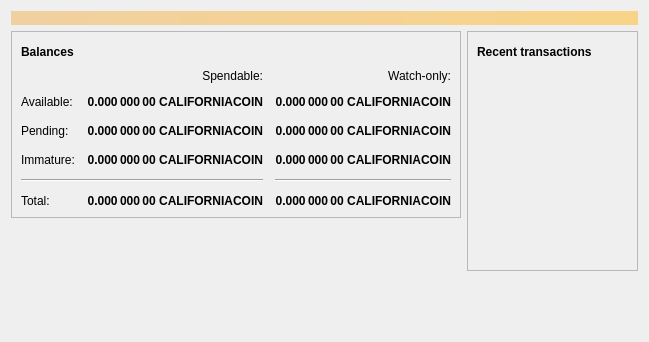
<?xml version="1.0" encoding="UTF-8"?>
<ui version="4.0">
 <class>OverviewPage</class>
 <widget class="QWidget" name="OverviewPage">
  <property name="geometry">
   <rect>
    <x>0</x>
    <y>0</y>
    <width>596</width>
    <height>342</height>
   </rect>
  </property>
  <property name="windowTitle">
   <string>Form</string>
  </property>
  <layout class="QVBoxLayout" name="topLayout">
   <item>
    <widget class="QLabel" name="labelAlerts">
     <property name="visible">
      <bool>false</bool>
     </property>
     <property name="styleSheet">
      <string notr="true">QLabel { background-color: qlineargradient(x1: 0, y1: 0, x2: 1, y2: 0, stop:0 #F0D0A0, stop:1 #F8D488); color:#000000; }</string>
     </property>
     <property name="wordWrap">
      <bool>true</bool>
     </property>
     <property name="margin">
      <number>3</number>
     </property>
     <property name="textInteractionFlags">
      <set>Qt::TextSelectableByMouse</set>
     </property>
    </widget>
   </item>
   <item>
    <layout class="QHBoxLayout" name="horizontalLayout" stretch="1,1">
     <item>
      <layout class="QVBoxLayout" name="verticalLayout_2">
       <item>
        <widget class="QFrame" name="frame">
         <property name="frameShape">
          <enum>QFrame::StyledPanel</enum>
         </property>
         <property name="frameShadow">
          <enum>QFrame::Raised</enum>
         </property>
         <layout class="QVBoxLayout" name="verticalLayout_4">
          <item>
           <layout class="QHBoxLayout" name="horizontalLayout_4">
            <item>
             <widget class="QLabel" name="label_5">
              <property name="font">
               <font>
                <weight>75</weight>
                <bold>true</bold>
               </font>
              </property>
              <property name="text">
               <string>Balances</string>
              </property>
             </widget>
            </item>
            <item>
             <widget class="QPushButton" name="labelWalletStatus">
              <property name="enabled">
               <bool>true</bool>
              </property>
              <property name="maximumSize">
               <size>
                <width>30</width>
                <height>16777215</height>
               </size>
              </property>
              <property name="toolTip">
               <string>The displayed information may be out of date. Your wallet automatically synchronizes with the Californiacoin network after a connection is established, but this process has not completed yet.</string>
              </property>
              <property name="text">
               <string/>
              </property>
              <property name="icon">
               <iconset resource="../californiacoin.qrc">
                <normaloff>:/icons/warning</normaloff>
                <disabledoff>:/icons/warning</disabledoff>:/icons/warning</iconset>
              </property>
              <property name="iconSize">
               <size>
                <width>24</width>
                <height>24</height>
               </size>
              </property>
              <property name="flat">
               <bool>true</bool>
              </property>
             </widget>
            </item>
            <item>
             <spacer name="horizontalSpacer_3">
              <property name="orientation">
               <enum>Qt::Horizontal</enum>
              </property>
              <property name="sizeHint" stdset="0">
               <size>
                <width>40</width>
                <height>20</height>
               </size>
              </property>
             </spacer>
            </item>
           </layout>
          </item>
          <item>
           <layout class="QGridLayout" name="gridLayout">
            <property name="spacing">
             <number>12</number>
            </property>
            <item row="2" column="2">
             <widget class="QLabel" name="labelWatchPending">
              <property name="font">
               <font>
                <weight>75</weight>
                <bold>true</bold>
               </font>
              </property>
              <property name="cursor">
               <cursorShape>IBeamCursor</cursorShape>
              </property>
              <property name="toolTip">
               <string>Unconfirmed transactions to watch-only addresses</string>
              </property>
              <property name="text">
               <string notr="true">0.000 000 00 CALIFORNIACOIN</string>
              </property>
              <property name="alignment">
               <set>Qt::AlignRight|Qt::AlignTrailing|Qt::AlignVCenter</set>
              </property>
              <property name="textInteractionFlags">
               <set>Qt::LinksAccessibleByMouse|Qt::TextSelectableByKeyboard|Qt::TextSelectableByMouse</set>
              </property>
             </widget>
            </item>
            <item row="2" column="1">
             <widget class="QLabel" name="labelUnconfirmed">
              <property name="font">
               <font>
                <weight>75</weight>
                <bold>true</bold>
               </font>
              </property>
              <property name="cursor">
               <cursorShape>IBeamCursor</cursorShape>
              </property>
              <property name="toolTip">
               <string>Total of transactions that have yet to be confirmed, and do not yet count toward the spendable balance</string>
              </property>
              <property name="text">
               <string notr="true">0.000 000 00 CALIFORNIACOIN</string>
              </property>
              <property name="alignment">
               <set>Qt::AlignRight|Qt::AlignTrailing|Qt::AlignVCenter</set>
              </property>
              <property name="textInteractionFlags">
               <set>Qt::LinksAccessibleByMouse|Qt::TextSelectableByKeyboard|Qt::TextSelectableByMouse</set>
              </property>
             </widget>
            </item>
            <item row="3" column="2">
             <widget class="QLabel" name="labelWatchImmature">
              <property name="font">
               <font>
                <weight>75</weight>
                <bold>true</bold>
               </font>
              </property>
              <property name="cursor">
               <cursorShape>IBeamCursor</cursorShape>
              </property>
              <property name="toolTip">
               <string>Mined balance in watch-only addresses that has not yet matured</string>
              </property>
              <property name="text">
               <string notr="true">0.000 000 00 CALIFORNIACOIN</string>
              </property>
              <property name="alignment">
               <set>Qt::AlignRight|Qt::AlignTrailing|Qt::AlignVCenter</set>
              </property>
              <property name="textInteractionFlags">
               <set>Qt::LinksAccessibleByMouse|Qt::TextSelectableByKeyboard|Qt::TextSelectableByMouse</set>
              </property>
             </widget>
            </item>
            <item row="4" column="0" colspan="2">
             <widget class="Line" name="line">
              <property name="orientation">
               <enum>Qt::Horizontal</enum>
              </property>
             </widget>
            </item>
            <item row="4" column="2">
             <widget class="Line" name="lineWatchBalance">
              <property name="sizePolicy">
               <sizepolicy hsizetype="Preferred" vsizetype="Fixed">
                <horstretch>0</horstretch>
                <verstretch>0</verstretch>
               </sizepolicy>
              </property>
              <property name="minimumSize">
               <size>
                <width>140</width>
                <height>0</height>
               </size>
              </property>
              <property name="orientation">
               <enum>Qt::Horizontal</enum>
              </property>
             </widget>
            </item>
            <item row="5" column="0">
             <widget class="QLabel" name="labelTotalText">
              <property name="text">
               <string>Total:</string>
              </property>
             </widget>
            </item>
            <item row="3" column="1">
             <widget class="QLabel" name="labelImmature">
              <property name="font">
               <font>
                <weight>75</weight>
                <bold>true</bold>
               </font>
              </property>
              <property name="cursor">
               <cursorShape>IBeamCursor</cursorShape>
              </property>
              <property name="toolTip">
               <string>Mined balance that has not yet matured</string>
              </property>
              <property name="text">
               <string notr="true">0.000 000 00 CALIFORNIACOIN</string>
              </property>
              <property name="alignment">
               <set>Qt::AlignRight|Qt::AlignTrailing|Qt::AlignVCenter</set>
              </property>
              <property name="textInteractionFlags">
               <set>Qt::LinksAccessibleByMouse|Qt::TextSelectableByKeyboard|Qt::TextSelectableByMouse</set>
              </property>
             </widget>
            </item>
            <item row="2" column="3">
             <spacer name="horizontalSpacer_2">
              <property name="orientation">
               <enum>Qt::Horizontal</enum>
              </property>
              <property name="sizeHint" stdset="0">
               <size>
                <width>40</width>
                <height>20</height>
               </size>
              </property>
             </spacer>
            </item>
            <item row="3" column="0">
             <widget class="QLabel" name="labelImmatureText">
              <property name="text">
               <string>Immature:</string>
              </property>
             </widget>
            </item>
            <item row="5" column="1">
             <widget class="QLabel" name="labelTotal">
              <property name="font">
               <font>
                <weight>75</weight>
                <bold>true</bold>
               </font>
              </property>
              <property name="cursor">
               <cursorShape>IBeamCursor</cursorShape>
              </property>
              <property name="toolTip">
               <string>Your current total balance</string>
              </property>
              <property name="text">
               <string notr="true">0.000 000 00 CALIFORNIACOIN</string>
              </property>
              <property name="alignment">
               <set>Qt::AlignRight|Qt::AlignTrailing|Qt::AlignVCenter</set>
              </property>
              <property name="textInteractionFlags">
               <set>Qt::LinksAccessibleByMouse|Qt::TextSelectableByKeyboard|Qt::TextSelectableByMouse</set>
              </property>
             </widget>
            </item>
            <item row="5" column="2">
             <widget class="QLabel" name="labelWatchTotal">
              <property name="font">
               <font>
                <weight>75</weight>
                <bold>true</bold>
               </font>
              </property>
              <property name="cursor">
               <cursorShape>IBeamCursor</cursorShape>
              </property>
              <property name="toolTip">
               <string>Current total balance in watch-only addresses</string>
              </property>
              <property name="text">
               <string notr="true">0.000 000 00 CALIFORNIACOIN</string>
              </property>
              <property name="alignment">
               <set>Qt::AlignRight|Qt::AlignTrailing|Qt::AlignVCenter</set>
              </property>
              <property name="textInteractionFlags">
               <set>Qt::LinksAccessibleByMouse|Qt::TextSelectableByKeyboard|Qt::TextSelectableByMouse</set>
              </property>
             </widget>
            </item>
            <item row="0" column="2">
             <widget class="QLabel" name="labelWatchonly">
              <property name="text">
               <string>Watch-only:</string>
              </property>
              <property name="alignment">
               <set>Qt::AlignRight|Qt::AlignTrailing|Qt::AlignVCenter</set>
              </property>
             </widget>
            </item>
            <item row="1" column="0">
             <widget class="QLabel" name="labelBalanceText">
              <property name="text">
               <string>Available:</string>
              </property>
             </widget>
            </item>
            <item row="1" column="1">
             <widget class="QLabel" name="labelBalance">
              <property name="font">
               <font>
                <weight>75</weight>
                <bold>true</bold>
               </font>
              </property>
              <property name="cursor">
               <cursorShape>IBeamCursor</cursorShape>
              </property>
              <property name="toolTip">
               <string>Your current spendable balance</string>
              </property>
              <property name="text">
               <string notr="true">0.000 000 00 CALIFORNIACOIN</string>
              </property>
              <property name="alignment">
               <set>Qt::AlignRight|Qt::AlignTrailing|Qt::AlignVCenter</set>
              </property>
              <property name="textInteractionFlags">
               <set>Qt::LinksAccessibleByMouse|Qt::TextSelectableByKeyboard|Qt::TextSelectableByMouse</set>
              </property>
             </widget>
            </item>
            <item row="1" column="2">
             <widget class="QLabel" name="labelWatchAvailable">
              <property name="font">
               <font>
                <weight>75</weight>
                <bold>true</bold>
               </font>
              </property>
              <property name="cursor">
               <cursorShape>IBeamCursor</cursorShape>
              </property>
              <property name="toolTip">
               <string>Your current balance in watch-only addresses</string>
              </property>
              <property name="text">
               <string notr="true">0.000 000 00 CALIFORNIACOIN</string>
              </property>
              <property name="alignment">
               <set>Qt::AlignRight|Qt::AlignTrailing|Qt::AlignVCenter</set>
              </property>
              <property name="textInteractionFlags">
               <set>Qt::LinksAccessibleByMouse|Qt::TextSelectableByKeyboard|Qt::TextSelectableByMouse</set>
              </property>
             </widget>
            </item>
            <item row="2" column="0">
             <widget class="QLabel" name="labelPendingText">
              <property name="text">
               <string>Pending:</string>
              </property>
             </widget>
            </item>
            <item row="0" column="1">
             <widget class="QLabel" name="labelSpendable">
              <property name="text">
               <string>Spendable:</string>
              </property>
              <property name="alignment">
               <set>Qt::AlignRight|Qt::AlignTrailing|Qt::AlignVCenter</set>
              </property>
             </widget>
            </item>
           </layout>
          </item>
         </layout>
        </widget>
       </item>
       <item>
        <spacer name="verticalSpacer">
         <property name="orientation">
          <enum>Qt::Vertical</enum>
         </property>
         <property name="sizeHint" stdset="0">
          <size>
           <width>20</width>
           <height>40</height>
          </size>
         </property>
        </spacer>
       </item>
      </layout>
     </item>
     <item>
      <layout class="QVBoxLayout" name="verticalLayout_3">
       <item>
        <widget class="QFrame" name="frame_2">
         <property name="frameShape">
          <enum>QFrame::StyledPanel</enum>
         </property>
         <property name="frameShadow">
          <enum>QFrame::Raised</enum>
         </property>
         <layout class="QVBoxLayout" name="verticalLayout">
          <item>
           <layout class="QHBoxLayout" name="horizontalLayout_2">
            <item>
             <widget class="QLabel" name="label_4">
              <property name="font">
               <font>
                <weight>75</weight>
                <bold>true</bold>
               </font>
              </property>
              <property name="text">
               <string>Recent transactions</string>
              </property>
             </widget>
            </item>
            <item>
             <widget class="QPushButton" name="labelTransactionsStatus">
              <property name="enabled">
               <bool>true</bool>
              </property>
              <property name="maximumSize">
               <size>
                <width>30</width>
                <height>16777215</height>
               </size>
              </property>
              <property name="toolTip">
               <string>The displayed information may be out of date. Your wallet automatically synchronizes with the Californiacoin network after a connection is established, but this process has not completed yet.</string>
              </property>
              <property name="text">
               <string/>
              </property>
              <property name="icon">
               <iconset resource="../californiacoin.qrc">
                <normaloff>:/icons/warning</normaloff>
                <disabledoff>:/icons/warning</disabledoff>:/icons/warning</iconset>
              </property>
              <property name="iconSize">
               <size>
                <width>24</width>
                <height>24</height>
               </size>
              </property>
              <property name="flat">
               <bool>true</bool>
              </property>
             </widget>
            </item>
            <item>
             <spacer name="horizontalSpacer">
              <property name="orientation">
               <enum>Qt::Horizontal</enum>
              </property>
              <property name="sizeHint" stdset="0">
               <size>
                <width>40</width>
                <height>20</height>
               </size>
              </property>
             </spacer>
            </item>
           </layout>
          </item>
          <item>
           <widget class="QListView" name="listTransactions">
            <property name="styleSheet">
             <string notr="true">QListView { background: transparent; }</string>
            </property>
            <property name="frameShape">
             <enum>QFrame::NoFrame</enum>
            </property>
            <property name="verticalScrollBarPolicy">
             <enum>Qt::ScrollBarAlwaysOff</enum>
            </property>
            <property name="horizontalScrollBarPolicy">
             <enum>Qt::ScrollBarAlwaysOff</enum>
            </property>
            <property name="selectionMode">
             <enum>QAbstractItemView::NoSelection</enum>
            </property>
           </widget>
          </item>
         </layout>
        </widget>
       </item>
       <item>
        <spacer name="verticalSpacer_2">
         <property name="orientation">
          <enum>Qt::Vertical</enum>
         </property>
         <property name="sizeHint" stdset="0">
          <size>
           <width>20</width>
           <height>40</height>
          </size>
         </property>
        </spacer>
       </item>
      </layout>
     </item>
    </layout>
   </item>
  </layout>
 </widget>
 <resources/>
 <connections/>
</ui>
